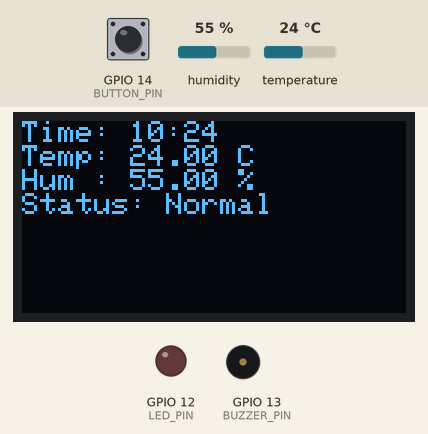
This sketch was run on a simulated ESP32. On the bench: 128×64 one-colour display, output pins drawn as LEDs (lit = HIGH), buzzer (waves = sounding, pin HIGH). The inputs (shaded band) are chosen by the test bench; at power-on: humidity 55 %, temperature 24 °C, GPIO 14 (BUTTON_PIN) HIGH. The local clock reads 2024-03-15 10:24:30 at power-on unless the sketch sets it; EEPROM starts erased.

Above: at 2.8 s.
2.9 s: humidity set to 22 %
At 4.9 s:
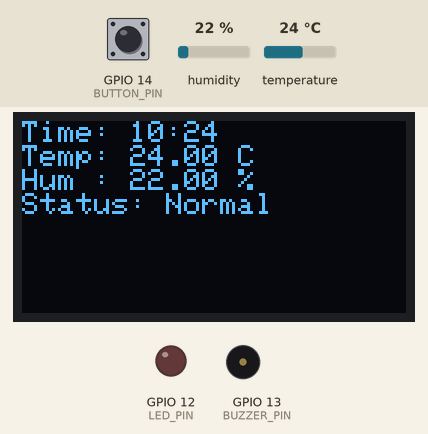
5.6 s: temperature set to 12 °C
At 7.6 s:
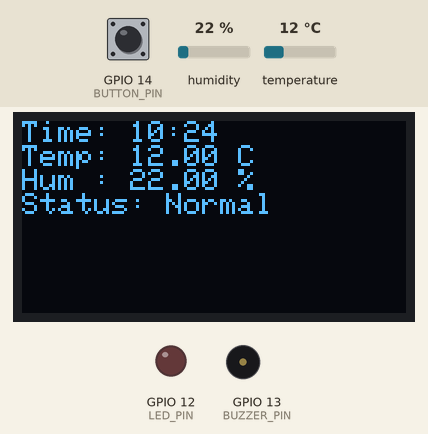
12.2 s: humidity set to 40 %
At 13.3 s:
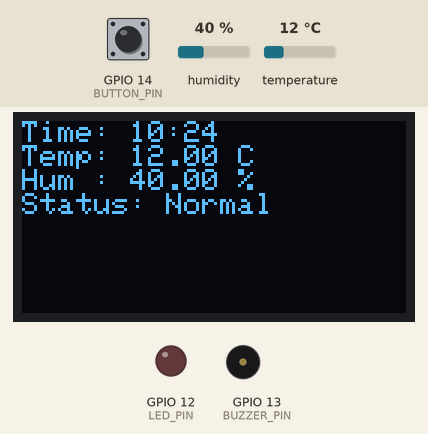
14.9 s: temperature set to 19 °C
At 31.5 s:
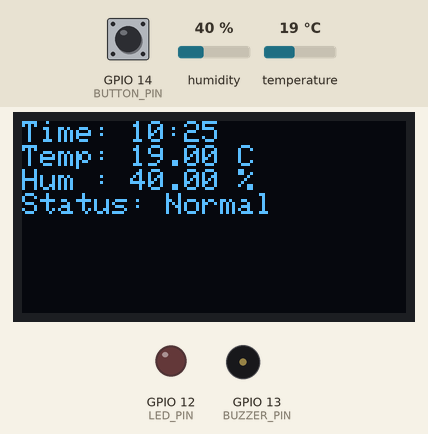
Timing chart, 0 to 32.6 s (numbered marks = the images above; inputs shaded):
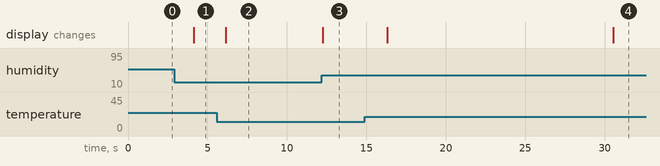

The sketch:

sketch.ino
```cpp
#include <Wire.h>
#include <Adafruit_SSD1306.h>
#include <Adafruit_GFX.h>
#include <DHT.h>
#include <RTClib.h>
#include <Preferences.h>

// ------------------ Pin Definitions ------------------
#define DHTPIN        15
#define DHTTYPE       DHT22
#define LED_PIN       12
#define BUZZER_PIN    13
#define BUTTON_PIN    14

// ------------------ Variables ------------------
bool alertMuted = false;

// ------------------ Hardware Objects ------------------
DHT dht(DHTPIN, DHTTYPE);
RTC_DS1307 rtc;
Adafruit_SSD1306 display(128, 64, &Wire, -1);
Preferences prefs;

void setup() {
  Serial.begin(115200);
  Wire.begin();
  dht.begin();

  pinMode(LED_PIN, OUTPUT);
  pinMode(BUZZER_PIN, OUTPUT);
  pinMode(BUTTON_PIN, INPUT_PULLUP);

  prefs.begin("ai-settings", false);
  prefs.end();

  if (!display.begin(SSD1306_SWITCHCAPVCC, 0x3C)) {
    Serial.println("OLED init failed");
    while (1);
  }

  display.clearDisplay();

  if (!rtc.begin()) {
    Serial.println("RTC not found");
  }
  if (!rtc.isrunning()) {
    rtc.adjust(DateTime(F(__DATE__), F(__TIME__)));
  }
}

// ---------- Simulated AI Decision Logic ----------
bool isAIAlertTriggered(float temp, float hum, int hour) {
  if (temp > 32 && hum > 75) {
    return true;
  } else if (temp > 30 && hour >= 12 && hour <= 15) {
    return true;
  } else if (hum > 85 && hour >= 18 && hour <= 23) {
    return true;
  }
  return false;
}

void loop() {
  float temperature = dht.readTemperature();
  float humidity = dht.readHumidity();
  DateTime now = rtc.now();

  // Button Press to Toggle Mute
  if (digitalRead(BUTTON_PIN) == LOW) {
    alertMuted = !alertMuted;
    Serial.println(alertMuted ? "🔇 Alert Muted" : "🔔 Alert Unmuted");
    delay(300); // Debounce
  }

  // Use AI-like logic to decide alert
  bool alert = isAIAlertTriggered(temperature, humidity, now.hour());

  if (alert && !alertMuted) {
    digitalWrite(LED_PIN, HIGH);
    digitalWrite(BUZZER_PIN, HIGH);
  } else {
    digitalWrite(LED_PIN, LOW);
    digitalWrite(BUZZER_PIN, LOW);
  }

  // OLED Display
  display.clearDisplay();
  display.setTextSize(1);
  display.setTextColor(WHITE);
  display.setCursor(0, 0);

  display.print("Time: ");
  if (now.hour() < 10) display.print('0');
  display.print(now.hour());
  display.print(':');
  if (now.minute() < 10) display.print('0');
  display.println(now.minute());

  display.print("Temp: ");
  display.print(temperature);
  display.println(" C");

  display.print("Hum : ");
  display.print(humidity);
  display.println(" %");

  display.print("Status: ");
  if (alert) {
    display.setTextColor(BLACK, WHITE); // Inverted
    display.println("ALERT!");
    display.setTextColor(WHITE);
  } else {
    display.println("Normal");
  }

  display.display();

  delay(2000); // Wait 2 seconds
}
```

Measured:
- after the input at 2.9 s, the display: changes after 1.2 s (image 1)
- after the input at 5.6 s, the display: changes after 0.56 s (image 2)
- after the input at 12.2 s, the display: changes after 0.05 s (image 3)
- after the input at 14.9 s, the display: first changes after 1.4 s (image 4 shows a later state)
